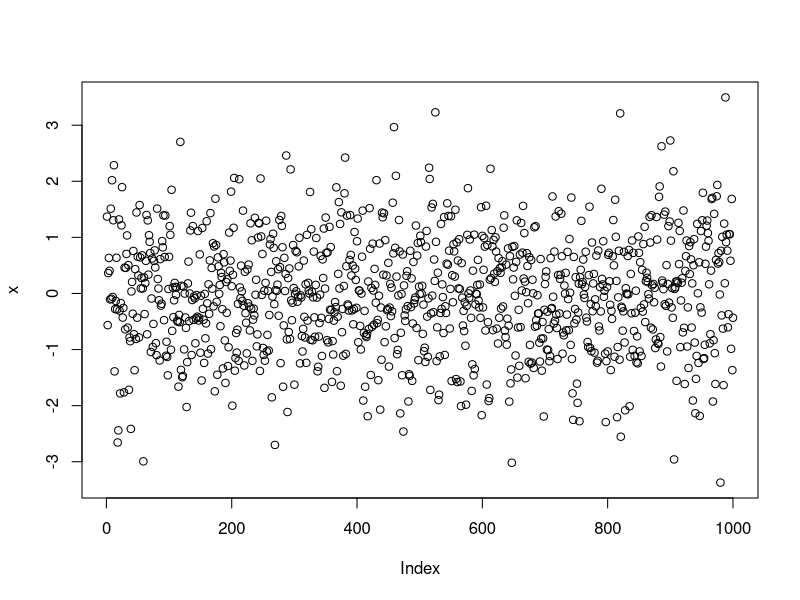
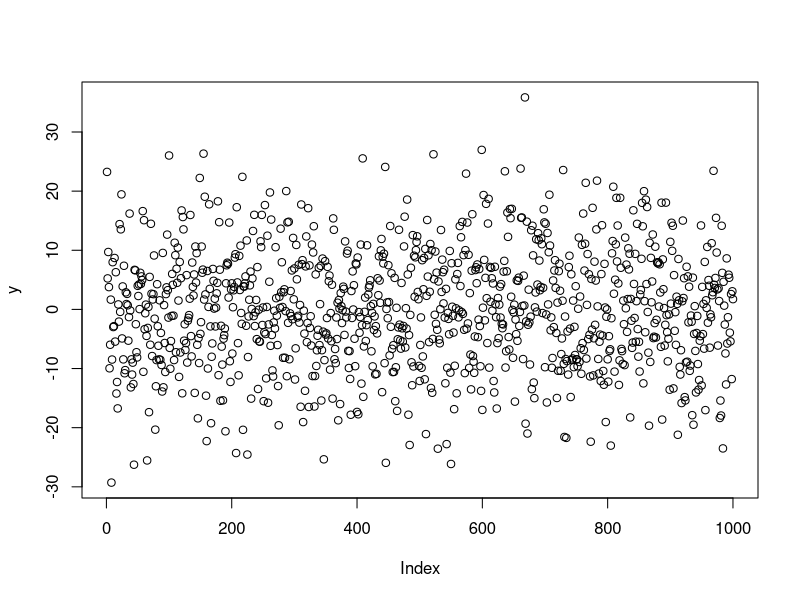
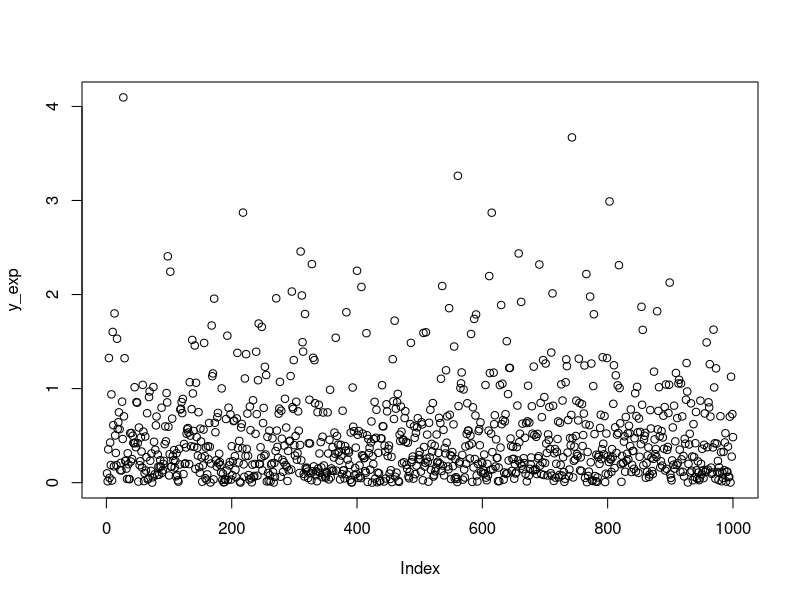
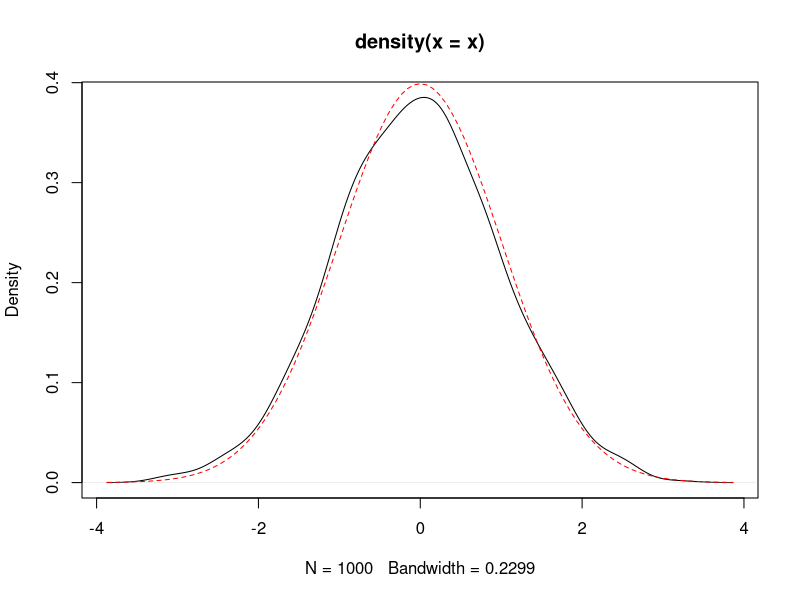
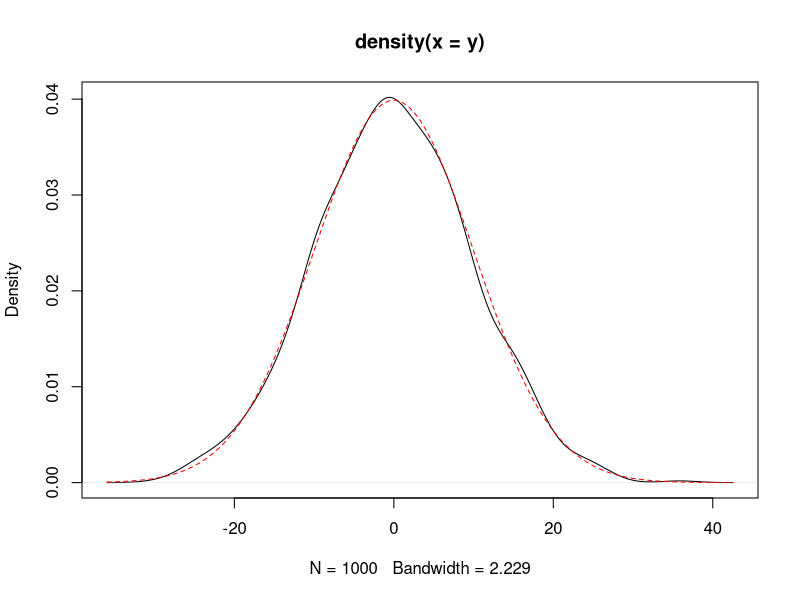
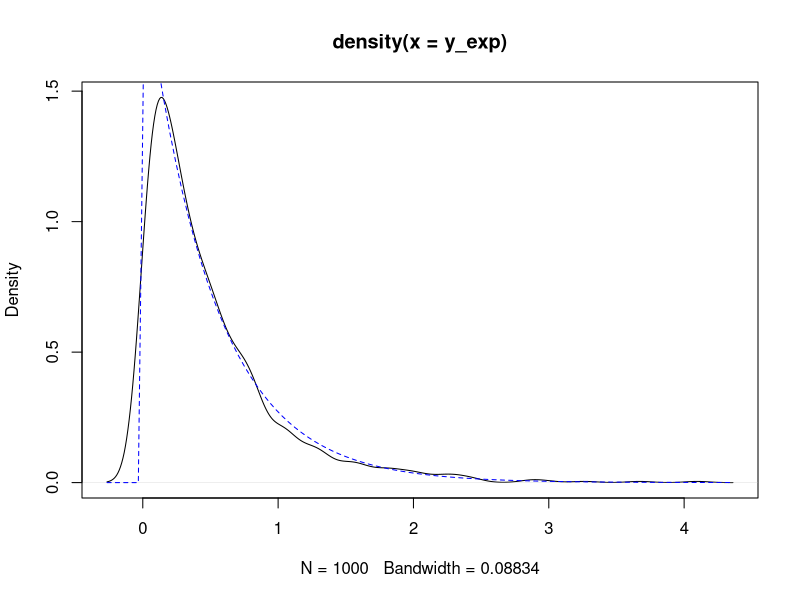
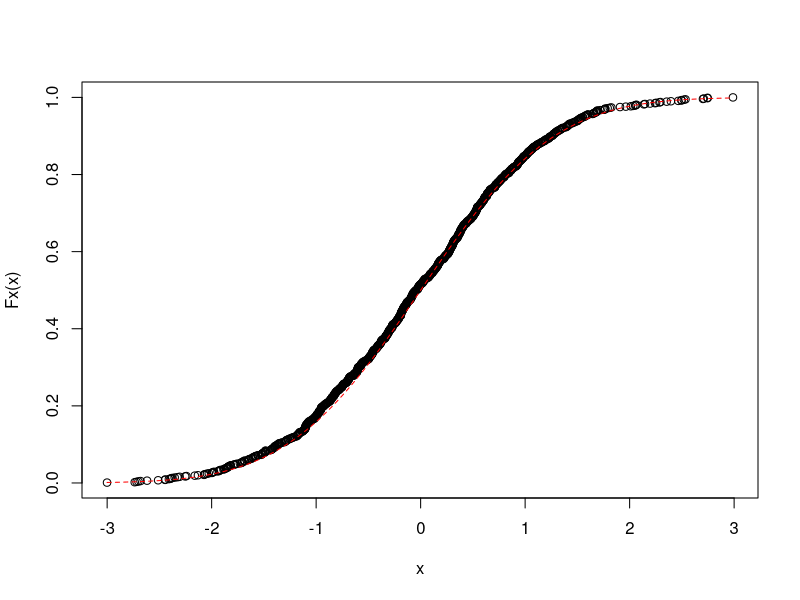
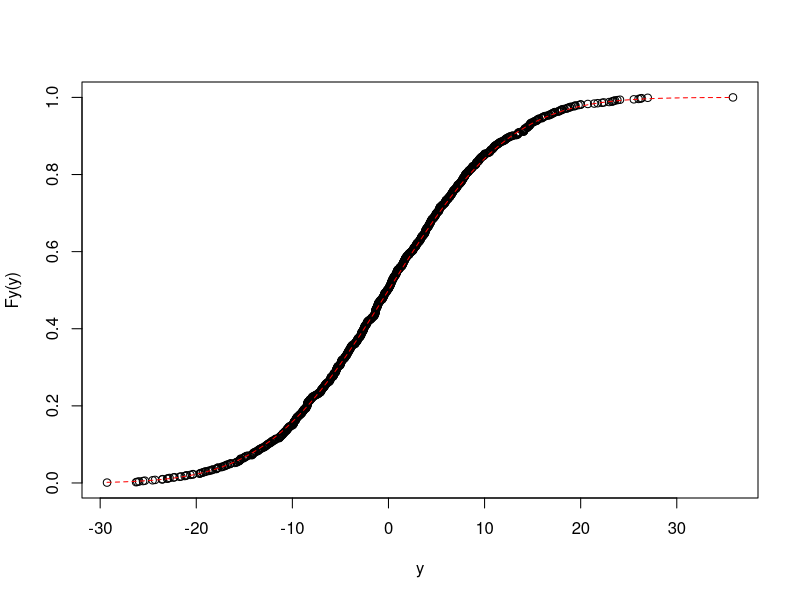

These figures' R source, in order:
## ---- chunk 1
knitr::opts_chunk$set(fig.align = "center")
set.seed(42)
## ---- chunk 2
# This is a comment

# Simple operation
2^10 - 24
3^3
## ---- chunk 3
# Assignation 
x <- 1
x = 1
# both ways work
## ---- chunk 4
# Two commands in the same line
x <- 2^10 - 24; x; x-3
## ---- chunk 5
# Simple sequence creation
x <- 1:10; x

# More complex sequence creation by using seq(first, last, step) function
y <- seq(1, 2, 0.1); y

# Sequence made up as a concatenation of different parts (1, 5, and seq(100, 110, 2)).
z <- c(1, 5, seq(100, 110, 2)); z

test <- seq(1, 10, 0.5); test
## ---- chunk 6
# Sequence creation (steps of 1)
x <- 1:10;

# Accessing first value of the sequence
x[1]
x[3]

test[10]

## ---- chunk 7
# Display help about concatenation function
? seq

## ---- chunk 8
#  - n:     number of values of Fibonacci sequence to be calculated                                   (required)
#  - full:  indicates whether we want the function to return the full sequence or just the n-th value (optional)  DEFAULT=FALSE
fibonacci <- function(n, full=FALSE) {
  # We reserve some memory for a numerical vector of length n
  fibvals <- numeric(n)
  
  # First two values of Fibonacci's sequence
  fibvals[1] <- 1
  fibvals[2] <- 1
  
  # Loop to compute the next values
  if (n > 2) {
    x <- 3:n
    for (i in x) { 
      fibvals[i] <- fibvals[i-1] + fibvals[i-2]
    }
    
  }
  
  # Default behavior: return just the n-th value
  if (!full) {
    return(fibvals[n])
  } 
  # If full=TRUE, return the whole sequence
  else {
    return(fibvals)
  }
}

# Just the 10-th element
fibonacci(10)
 # The whole series until the 10-th element
fibonacci(10, TRUE)

fibonacci(8, TRUE)
fibonacci(20, TRUE)
## ---- chunk 9
? distributions
## ---- chunk 10
# Random number generation from a normal distribution
x <- rnorm(1000, 0, 1)

# Representation of the results
plot(x)

y <- rnorm(1000, 0, 10) # (samples, mean, standard deviation)
plot(y)

y_exp <- rexp(1000, 2)
plot(y_exp)
## ---- chunk 11
mean(x)
median(x)
var(x)
sd(x)

mean(y) #mean
median(y) #median
var(y) #variance
sd(y) #standard deviation

mean(y_exp)
median(y_exp)
var(y_exp)
sd(y_exp)

## ---- chunk 12
? summary

summary(x)

summary(y)
summary(y_exp)
## ---- chunk 13
# Empirical
## Random number generation (from a normal distribution)
x <- rnorm(1000, 0, 1)
## Representation of the density function of the generated values
plot(density(x))

# Theoretical
## We now overlap the theoretical density function of an N(0,1) using dnrom function.
##    - add=TRUE  overlaps the curve to the latest plot already generated (instead of generating a new one)
##    - col="red" color of the line
##    - lty=2     shape of the line
curve(dnorm(x, 0, 1), add=TRUE, lty=2, col="red")

# My normal distribution
plot(density(y)) #pdf of our y distribution
curve(dnorm(x, 0, 10), add=TRUE, lty=2, col="red") # my rnorm was (1000, 0, 10)
# My exponential distribution
plot(density(y_exp))
curve(dexp(x, 2), add=TRUE, lty=2, col="blue") # my rexp was (1000, 2)

## ---- chunk 14
# Empirical CDF
x <- rnorm(1000, 0, 1)
Fx <- ecdf(x)
plot(x, Fx(x))

# And overlap the theoretical F(x) using pnorm function
curve(pnorm(x, 0, 1), add=TRUE, lty=2, col="red")

Fy <- ecdf(y)
plot(y, Fy(y))
curve(pnorm(x, 0, 10), add=TRUE, lty=2, col="red")

Fy_exp <- ecdf(y_exp)
plot(y_exp, Fy(y_exp))
curve(pexp(x, 2), add=TRUE, lty=2, col="red")
## ---- chunk 15
# Empirical
x <- runif(1000, 0, 1)
plot(density(x))

# Theoretical
curve(dunif(x, 0, 1), add=TRUE, lty=2, col="red")
## ---- chunk 16
# Q-Q plot generation # comparing the two functions value by value
qqplot(x, runif(length(x), 0, 1))

# Plots a line with zero offset and slope 1
abline(0, 1, lty=2, col="red")
## ---- chunk 17
x <- rnorm(1000, 0, 1)
y <- runif(1000, -1, 1) + runif(1000, -1, 1) + runif(1000, -1, 1)
## ---- chunk 18
plot(ecdf(x))
lines(ecdf(y), col='blue')
## ---- chunk 19
qqplot(x, y)
abline(0, 1, lty=2, col="red")
## ---- chunk 20
x <- rnorm(100000, 0, 1)
y <- runif(100000, -1, 1) + runif(100000, -1, 1) + runif(100000, -1, 1)
qqplot(x, y)
abline(0, 1, lty=2, col="red")
## ---- chunk 21
# Function to generate healthy/ill data
population <- function(n) {
  # Vector (TRUE/FALSE)
  sick <- runif(n) < 0.0001
  people_df <- data.frame(sick)
  return(people_df)
}

# Next, we specify a function that emulates the result of a test
# with the performance described above
test <- function(people_df, sensitivity, specificity) {
  random <- runif(nrow(people_df))
  people_df$testedPositive <- (people_df$sick & (random < sensitivity)) |
                           (!people_df$sick & (random > specificity))
  return(people_df)
}

# We generate a population similar in size to Madrid
madrid <- population(3000000)
# The result is a one-column data frame storing who is sick
head(madrid)

# Everybody is tested
madrid <- test(madrid, 0.99, 0.99)
# A new column indicates whether each test was positive
head(madrid)

# And now we compute the amount of individuals with the illness that got
# a positive result form the test
positive <- subset(madrid, testedPositive)
positiveAndSick <- subset(madrid, testedPositive & sick)
nrow(positiveAndSick) / nrow(positive)
## ---- chunk 22
# Total number of samples to be generated
N <- 1000
# Generate a vector of samples
pkts <- sample(c(
  runif(0.05 * N, 50, 150),
  runif(0.60 * N, 1000, 1500),
  rexp (0.25 * N, 1/1000),
  rnorm(0.10 * N, 800, 100)
))
## ---- chunk 23
plot(density(pkts))
abline(v=mean(pkts), lty=2, col="red")
mean(pkts)

more_1100 <- pkts[pkts>1100]; more_1100
plot(density(more_1100))
mean(more_1100)
## ---- chunk 24
# Calculates the average of the sample
gen <- function(i) {
  pkts <- sample(c(
    runif(0.05 * N, 50, 150),
    runif(0.60 * N, 1000, 1500),
    rexp (0.25 * N, 1/1000),
    rnorm(0.10 * N, 800, 100)
  ))
  return(mean(pkts))
}
# Sapply method calls 1000 times gen() method, storing all the results in a vector
pkts_avgs <- sapply(1:1000, gen)
## ---- chunk 25
plot(density(pkts_avgs))
## ---- chunk 26
mean(pkts_avgs)
## ---- chunk 27
t <- t.test(pkts_avgs)
t
# Solution: 1085
plot(density(pkts_avgs))
abline(v=t$estimate, lty=2, col="red")
abline(v=t$conf.int)
## ---- chunk 28
u1 <- runif(1000, 0, 1)
u2 <- runif(1000, 0, 1)

umin <- pmin(u1, u2)
plot(density(umin))
## ---- chunk 29
mean(umin)
## ---- chunk 30
f <- function(i){
  u1 <- runif(1000, 0, 1)
  u2 <- runif(1000, 0, 1)
  return(mean(pmin(u1, u2)))  
}
out <- sapply(1:1000, f)
t <- t.test(out)
t
## ---- chunk 31
N <- 10000
delay <- sample(c(
    runif(0.40 * N, 10, 70),
    rexp (0.60 * N, 1/30)
  ))
plot(density(delay))
## ---- chunk 32
mean(delay)
## ---- chunk 33
delay50 <- delay[delay>50]
plot(density(delay50))
## ---- chunk 34
mean(delay50)
## ---- chunk 35
delay_threshold <- 50
lambda <- 1/30
get_avg <- function(x){
  u1 <- runif(4000, 10, 70)
  e1 <- rexp(6000, lambda)
  u1 <- u1[u1>50]
  e1 <- e1[e1>50]
  # combine and randomize generated data
  samples <- sample(c(u1, e1))
  return(mean(samples))
}

average <- sapply(1:1000, get_avg)
mean(average)
